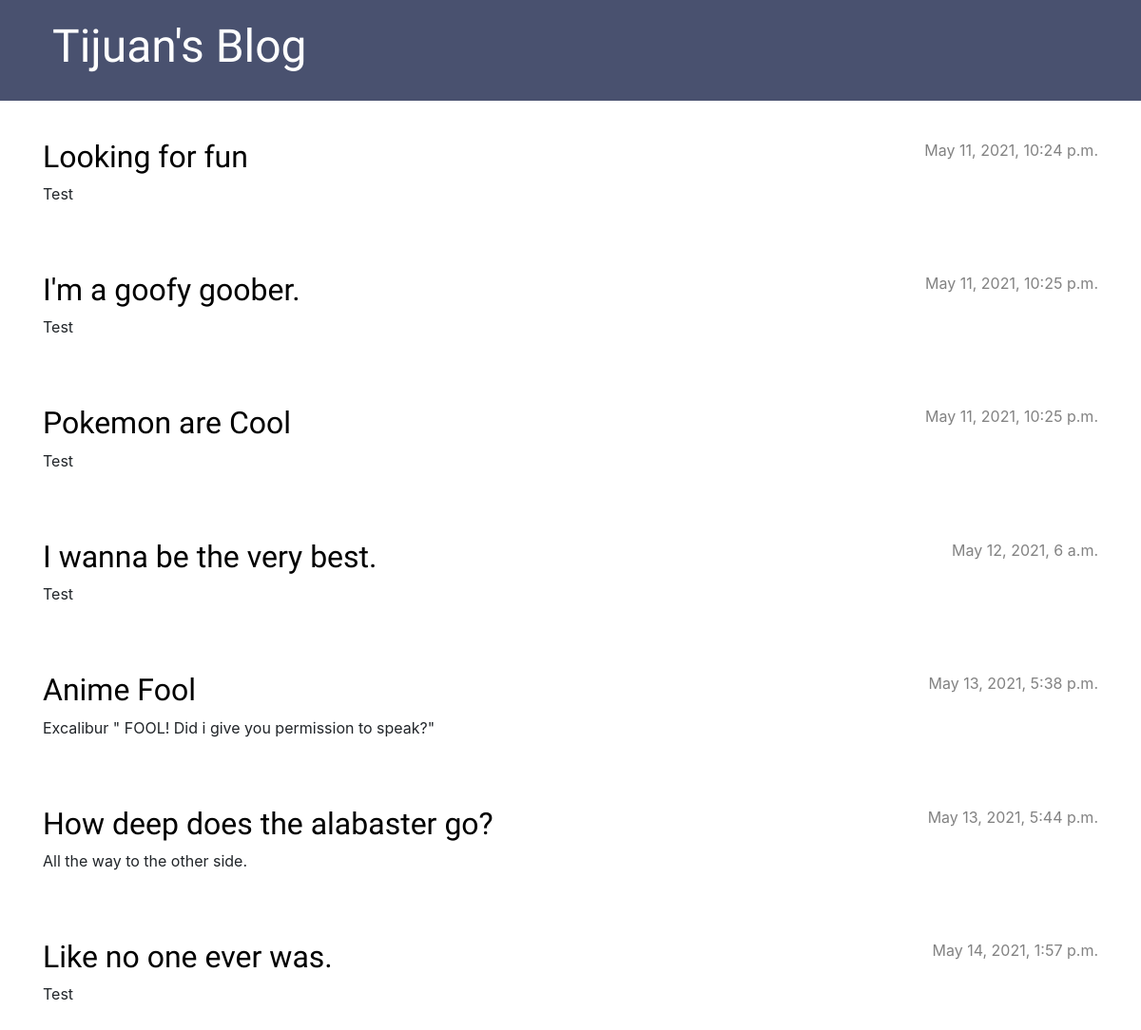
Before: / with the older database file.
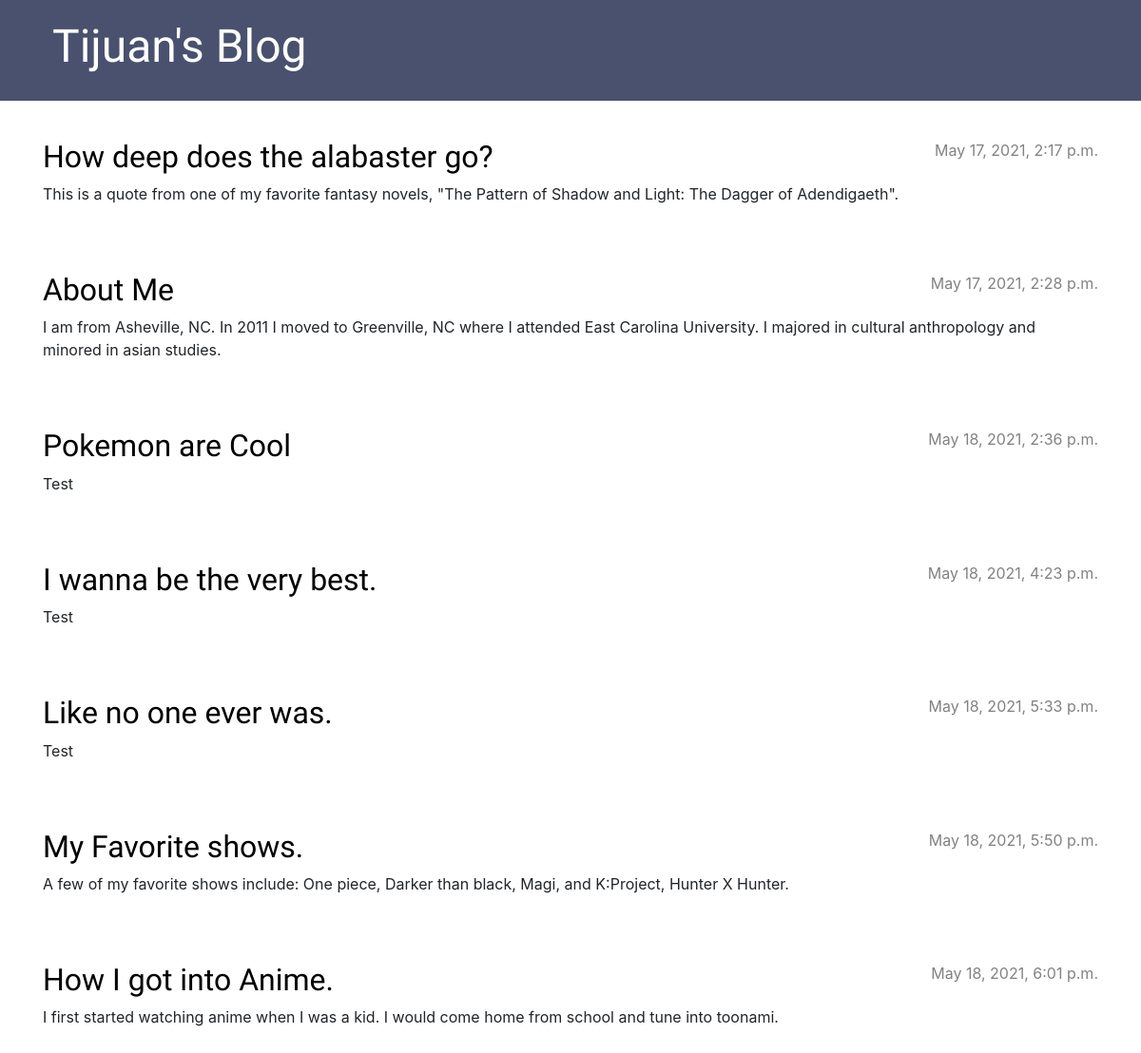
After: the same page with the newer database file.
### blog/models.py (models this page shows, shortened)
class Post(models.Model):
    author = models.ForeignKey(settings.AUTH_USER_MODEL, on_delete=models.CASCADE)
    header_image = models.ImageField(null=True, blank=True, upload_to= "images/")
    title = models.CharField(max_length=200)
    created_date = models.DateTimeField(default=timezone.now)
    published_date = models.DateTimeField(blank=True, null=True)
    text = models.TextField()

### blog/views.py (the view)
# urls.py: path('', views.post_list, name='post_list'),
def post_list(request):
    posts = Post.objects.filter(published_date__lte=timezone.now()).order_by('published_date')
    return render(request, 'blog/post_list.html', {'posts': posts})

### blog/templates/blog/post_list.html
{% extends 'blog/base.html' %}
{% block content %}
    {% for post in posts %}
        <article class="post">
            <time class="date">
                {{ post.published_date }}
            </time>
            <h2><a href="{% url 'post_detail' pk=post.pk %}">{{ post.title }}</a></h2>
            <p>{{ post.text|linebreaksbr }}</p>
        </article>
    {% endfor %}
{% endblock %}

### blog/templates/blog/base.html (shortened to what this page needs)
{% load static %}
<!DOCTYPE html>
<html>
    <head>
        <link rel="stylesheet" href="https://cdn.jsdelivr.net/npm/bootstrap@4.5.3/dist/css/bootstrap.min.css">
        <link rel="stylesheet" href="{% static 'css/blog.css' %}">
    </head>
    <body>
        <header class="page-header">
          <div class="container">
              <h1><a href="/">Tijuan's Blog</a></h1>
          </div>
        </header>
        <main class="container">
            <div class="row">
                <div class="col">
                {% block content %}
                {% endblock %}
                </div>
            </div>
        </main>
    </body>
</html>

### blog/static/css/blog.css (style rules this page uses)
.page-header { background-color: #49516F; margin-top: 0; margin-bottom: 40px; padding: 20px 20px 20px 40px; }
.page-header h1, .page-header h1 a, .page-header h1 a:visited, .page-header h1 a:active { color: #ffffff; font-size: 36pt; text-decoration: none; }
h1, h2, h3, h4 { font-family: 'Lobster', cursive; }
.date { color: #828282; }
.post { margin-bottom: 70px; }
.post h2 a, .post h2 a:visited { color: #000000; }
.post > .date, .post > .actions { float: right; }

Changed rows visible on the page:
changed Post "How deep does the alabaster go?": published_date "May 13, 2021, 5:44 p.m." → "May 17, 2021, 2:17 p.m."; text "All the way to the other side." → "This is a quote from one of my favorite fantasy novels, \"The Pattern of Shadow and Light: The Dagger of Adendigaeth\"."; moves up the list
changed Post: published_date "May 13, 2021, 5:38 p.m." → "May 17, 2021, 2:28 p.m."; title "Anime Fool" → "About Me"; text "Excalibur \" FOOL! Did i give you permission to speak?\"" → "I am from Asheville, NC. In 2011 I moved to Greenville, NC where I attended East Carolina University. I majored in cultural anthropology and minored in asian studies."; moves up the list
changed Post "Pokemon are Cool": published_date "May 11, 2021, 10:25 p.m." → "May 18, 2021, 2:36 p.m."
changed Post "I wanna be the very best.": published_date "May 12, 2021, 6 a.m." → "May 18, 2021, 4:23 p.m."
changed Post "Like no one ever was.": published_date "May 14, 2021, 1:57 p.m." → "May 18, 2021, 5:33 p.m."
changed Post: published_date "May 11, 2021, 10:25 p.m." → "May 18, 2021, 5:50 p.m."; title "I'm a goofy goober." → "My Favorite shows."; text "Test" → "A few of my favorite shows include: One piece, Darker than black, Magi, and K:Project, Hunter X Hunter."; moves down the list
changed Post: published_date "May 11, 2021, 10:24 p.m." → "May 18, 2021, 6:01 p.m."; title "Looking for fun" → "How I got into Anime."; text "Test" → "I first started watching anime when I was a kid. I would come home from school and tune into toonami."; moves down the list
